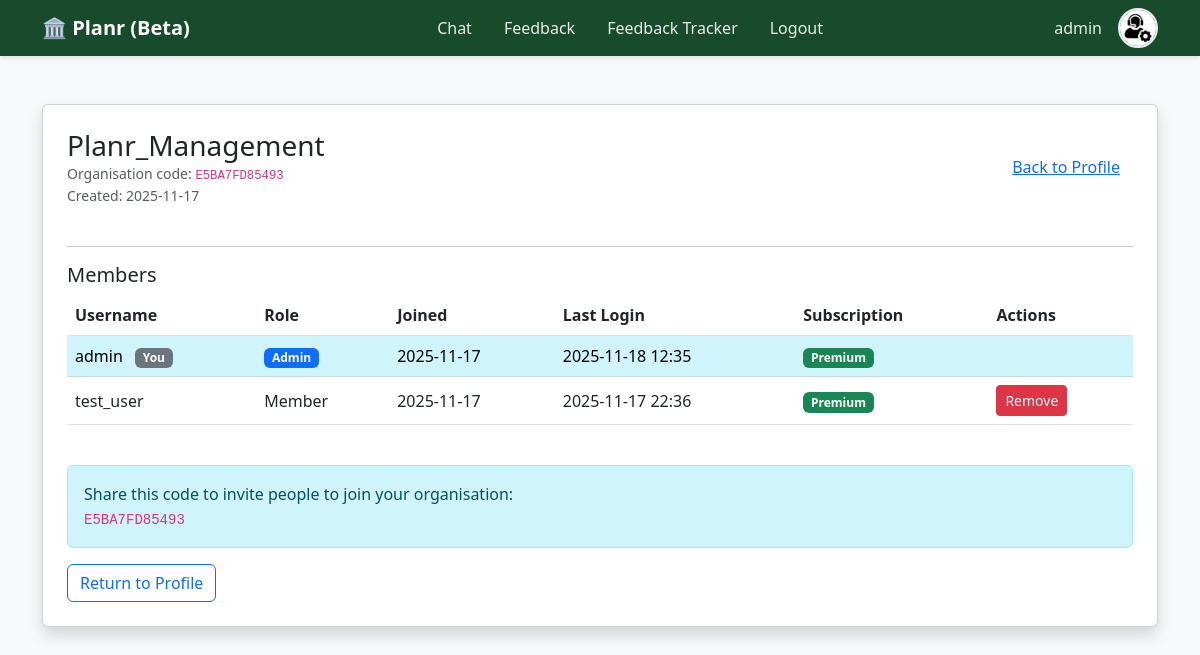
Page /organisation/2/ (signed in) on the committed database.
### dashboard/models.py (models this page shows, shortened)
class UserProfile(models.Model):
    STATUS_CHOICES = [
        ('free', 'Free'),
        ('premium', 'Premium'),
    ]
    user = models.OneToOneField(User, on_delete=models.CASCADE)
    member_status = models.CharField(max_length=10, choices=STATUS_CHOICES, default='free')
    profile_pic = models.ImageField(upload_to='profile_pics/', default='profile_pics/default.jpg', blank=True)

class Organisation(models.Model):
    name = models.CharField(max_length=128)
    code = models.CharField(max_length=12, unique=True, editable=False)
    created_by = models.ForeignKey(User, related_name='organisations_created', on_delete=models.CASCADE)
    created_at = models.DateTimeField(auto_now_add=True)

class OrganisationMembership(models.Model):
    ROLE_CHOICES = [
        ('admin', 'Admin'),
        ('member', 'Member'),
    ]
    user = models.OneToOneField(User, on_delete=models.CASCADE)
    organisation = models.ForeignKey(Organisation, on_delete=models.CASCADE)
    role = models.CharField(max_length=10, choices=ROLE_CHOICES, default='member')
    joined_at = models.DateTimeField(auto_now_add=True)

### dashboard/views.py (the view)
# urls.py: path('organisation/<int:org_id>/', organisation_dashboard, name='organisation_dashboard'),
@login_required
def organisation_dashboard(request, org_id):
    org = get_object_or_404(Organisation, id=org_id)
    try:
        user_membership = OrganisationMembership.objects.get(user=request.user)
        if user_membership.organisation.id != org.id:
            return redirect('profile')
    except OrganisationMembership.DoesNotExist:
        return redirect('profile')
    memberships = OrganisationMembership.objects.filter(organisation=org).select_related('user', 'user__userprofile')
    return render(request, 'organisations/org_dashboard.html', {
        'organisation': org,
        'memberships': memberships,
        'user_membership': user_membership,
    })

### dashboard/templates/organisations/org_dashboard.html (shortened to what this page needs)
{% extends "base.html" %}
{% block content %}
<div class="container my-5">
  <div class="card shadow p-4">
    <div class="d-flex flex-column flex-md-row justify-content-between align-items-md-center mb-4">
      <div>
        <h3 class="mb-0">{{ organisation.name }}</h3>
        <div class="text-muted small">
          Organisation code: <code>{{ organisation.code }}</code>
          <br>
          Created: {{ organisation.created_at|date:"Y-m-d" }}
        </div>
      </div>
      <div>
        <a href="{% url 'profile' %}" class="btn btn-link">Back to Profile</a>
      </div>
    </div>
    <hr>
    <h5>Members</h5>
    <div class="table-responsive">
      <table class="table align-middle">
        <thead>
          <tr>
            <th>Username</th>
            <th>Role</th>
            <th>Joined</th>
            <th>Last Login</th>
            <th>Subscription</th>
            {% if user_membership.role == "admin" %}
              <th>Actions</th>
            {% endif %}
          </tr>
        </thead>
        <tbody>
          {% for m in memberships %}
            <tr class="{% if m.user == user %}table-info{% endif %}">
              <td>
                {{ m.user.username }}
                {% if m.user == user %}<span class="badge bg-secondary ms-2">You</span>{% endif %}
              </td>
              <td>
                {% if m.role == "admin" %}
                  <span class="badge bg-primary">Admin</span>
                {% else %}
                  Member
                {% endif %}
              </td>
              <td>{{ m.joined_at|date:"Y-m-d" }}</td>
              <td>{% if m.user.last_login %}{{ m.user.last_login|date:"Y-m-d H:i" }}{% else %}<span class="text-muted">Never</span>{% endif %}</td>
              <td>
                {% if m.user.userprofile.member_status == "premium" %}
                  <span class="badge bg-success">Premium</span>
                {% else %}
                  <span class="badge bg-secondary">Free</span>
                {% endif %}
              </td>
              {% if user_membership.role == "admin" %}
                <td>
                  {% if m.user != user %}
                    <form method="post" action="{% url 'remove_member' organisation.id m.user.id %}" style="display: inline;">
                      <button class="btn btn-sm btn-danger" onclick="return confirm('Remove this member?');">Remove</button>
                    </form>
                  {% endif %}
                </td>
              {% endif %}
            </tr>
          {% empty %}
            <tr>
              <td colspan="6"><em>No members in this organisation.</em></td>
            </tr>
          {% endfor %}
        </tbody>
      </table>
    </div>
    <div class="mt-4">
      {% if user_membership.role == "admin" %}
        <div class="alert alert-info">
          Share this code to invite people to join your organisation:<br>
          <code>{{ organisation.code }}</code>
        </div>
      {% endif %}
      <a href="{% url 'profile' %}" class="btn btn-outline-primary">Return to Profile</a>
    </div>
  </div>
</div>
{% endblock %}

### dashboard/templates/base.html (shortened to what this page needs)
{% load static %}
<!DOCTYPE html>
<html lang="en">
<head>
    <link href="https://cdn.jsdelivr.net/npm/bootstrap@5.3.0/dist/css/bootstrap.min.css" rel="stylesheet">
    <link href="https://cdn.jsdelivr.net/npm/bootstrap-icons@1.10.5/font/bootstrap-icons.css" rel="stylesheet">
    <link href="{% static 'css/style.css' %}" rel="stylesheet">
</head>
<body>
<nav class="navbar navbar-expand-lg" style="background-color: var(--planr-green);">
    <div class="container d-flex align-items-center">
        <a class="navbar-brand me-4" href="{% url 'index' %}">
            🏛️ Planr (Beta)
        </a>
        <div class="collapse navbar-collapse flex-grow-1" id="planrNavbar">
            <ul class="navbar-nav mb-2 mb-lg-0 gap-3 justify-content-center mx-auto w-100">
                <li class="nav-item">
                    <a class="nav-link" href="{% url 'chat' %}">Chat</a>
                </li>
                {% if user.is_authenticated %}
                    <li class="nav-item">
                        <a class="nav-link" href="{% url 'feedback' %}">Feedback</a>
                    </li>
                    <li class="nav-item">
                        <a class="nav-link" href="{% url 'feedback_tracker' %}">Feedback Tracker</a>
                    </li>
                    <li class="nav-item">
                        <a class="nav-link" href="{% url 'logout' %}">Logout</a>
                    </li>
                {% endif %}
            </ul>
            {% if user.is_authenticated %}
            <ul class="navbar-nav ms-auto flex-nowrap">
                <li class="nav-item d-flex align-items-center">
                    <span class="nav-link me-2">{{ user.username }}</span>
                    <a class="nav-link p-0" href="{% url 'profile' %}">
                        <img src="{% if user.userprofile.profile_pic %}{{ user.userprofile.profile_pic.url }}{% else %}{{ MEDIA_URL }}profile_pics/default.jpg{% endif %}"
                             alt="Profile"
                             class="rounded-circle"
                             width="40" height="40"
                             style="object-fit: cover; border:2px solid #eee;">
                    </a>
                </li>
            </ul>
            {% endif %}
        </div>
    </div>
</nav>
<main>
    {% block content %}{% endblock %}
</main>
</body>
</html>

### dashboard/static/css/style.css (style rules this page uses)
:root { --planr-green: #174b2b; --planr-light-green: #259950; }
body { font-family: 'Segoe UI', Tahoma, Geneva, Verdana, sans-serif; background-color: #f8f9fa; }
.navbar { background-color: var(--planr-green) !important; box-shadow: 0 2px 4px rgba(0,0,0,0.1); }
.navbar-brand { font-weight: 600; color: white !important; }
.nav-link { color: rgba(255,255,255,0.9) !important; }
.navbar .navbar-nav:not(.ms-auto) .nav-link { position: relative; transition: color 0.18s; }
.navbar .navbar-nav:not(.ms-auto) .nav-link::after { content: ""; position: absolute; left: 15%; right: 15%; bottom: 6px; height: 3px; border-radius: 4px; background-color: var(--planr-light-green, #259950); opacity: 0; transition: opacity 0.2s, transform 0.2s; transform: scaleX(0); }

### rows in the picture
Organisation: name "Planr_Management", code "E5BA7FD85493", created_at "2025-11-17"
OrganisationMembership: user.username "admin", shows "You", role "Admin", joined_at "2025-11-17", user.last_login "2025-11-18 12:35", shows "Premium"
OrganisationMembership: user.username "test_user", role "Member", joined_at "2025-11-17", user.last_login "2025-11-17 22:36", shows "Premium", shows "Remove"

### other values in the picture
{{ user.username }} "admin"
